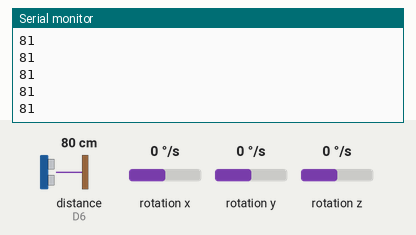
Simulated run of this sketch. Board: Arduino Nano 33 IoT. Parts: the last lines printed to the serial monitor. Inputs (shaded band) come from the test bench; at power-on: rotation x 0 °/s, distance to the obstacle (sensor on D6) 80 cm, rotation y 0 °/s, rotation z 0 °/s. The echo pulse lasts 58.3 µs per cm; WiFi joins after 1.5 s; servers stay silent unless stated.

Above: at 2.7 s.
2.8 s: rotation x set to -192 °/s
At 5.27 s:
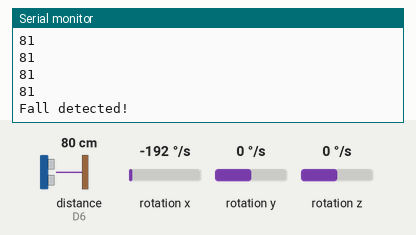
5.8 s: distance to the obstacle (sensor on D6) set to 2 cm
At 6.7 s:
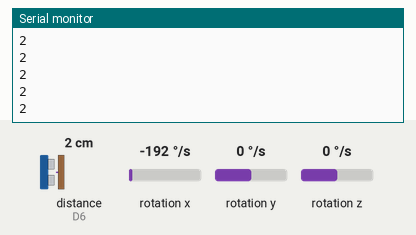
7.3 s: distance to the obstacle (sensor on D6) set to 4 cm
At 8.2 s:
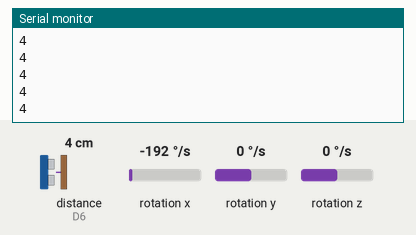
Timing chart, 0 to 10.0 s (numbered marks = the images above; inputs shaded):
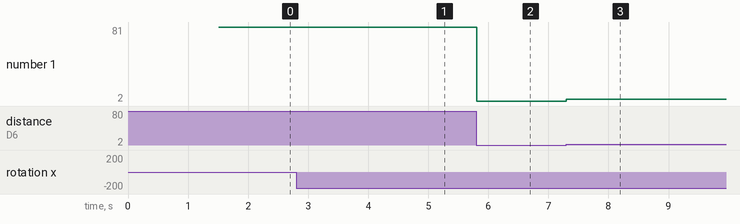

The sketch:

sketch_oct17a.ino
```cpp
#include <NewPing.h>       // Include the NewPing library
#include <Arduino_LSM6DS3.h>
#include <WiFiNINA.h>
#define SECRET_SSID "Aadarsh"
#define SECRET_PASSWORD "123456789"

const char* ssid = SECRET_SSID;
const char* password = SECRET_PASSWORD;

// Constants for pin numbers
const int TRIG_PIN = 7;
const int ECHO_PIN = 6;
const int BUZZER_PIN = 8;

// Constants for sensor limits
const int MAX_DISTANCE = 200;
const int BUZZER_THRESHOLD = 35; // Adjust the threshold

// Create a NewPing object
NewPing sonar(TRIG_PIN, ECHO_PIN, MAX_DISTANCE);

// Constants for fall detection thresholds
const float GyroThreshold = 150.0;
const int DetectionDelay = 5000;

bool fallDetected = false;
unsigned long lastDetectionTime = 0;


const char* iftttEmailEvent = "Fall_Detected";
const char* iftttSMSEvent = "Fall_SMS";
const char* iftttKey = "lw9kqxc0zygN358R7a6AnIA4GuIHbCHylyu3g26yXMJ";

WiFiClient client;  // Reuse the client for HTTP requests

void setup() {
  pinMode(BUZZER_PIN, OUTPUT);
  noTone(BUZZER_PIN);

  Serial.begin(9600);
  while (!Serial);

  if (!IMU.begin()) {
    Serial.println("Failed to initialize IMU!");
    while (1);
  }

  Serial.print("Connecting to WiFi...");
  WiFi.begin(ssid, password);
  while (WiFi.status() != WL_CONNECTED) {
    delay(1000);
    Serial.println("Connecting...");
  }
  Serial.println("Connected to WiFi");
}

void loop() {
  // Measure distance
  unsigned int distance = sonar.ping_cm();

  // Print distance
  //Serial.println("Distance: ");
  Serial.println(distance);
  //Serial.println(" cm");

  // Check distance and control buzzer
  if (distance <= BUZZER_THRESHOLD && distance > 0) {
    // Set the buzzer to its maximum intensity
    analogWrite(BUZZER_PIN, 255);
  } else {
    // Turn off the buzzer when distance is outside the threshold
    analogWrite(BUZZER_PIN, 0);
  }

  float x, y, z;

  if (IMU.gyroscopeAvailable()) {
    IMU.readGyroscope(x, y, z);

    // Calculate the magnitude of angular velocity
    float gyroMagnitude = sqrt(x * x + y * y + z * z);

    // Check if the gyroscope magnitude exceeds the threshold
    if (gyroMagnitude > GyroThreshold) {
      // Check if enough time has passed since the last detection to avoid false positives
      unsigned long currentTime = millis();
      if (currentTime - lastDetectionTime > DetectionDelay) {
        // Fall detected
        Serial.println("Fall detected!");
        fallDetected = true;
        lastDetectionTime = currentTime;

        // Trigger both IFTTT events
        sendIFTTTEvent(iftttEmailEvent);
        sendIFTTTEvent(iftttSMSEvent);
      }
    }
  }
}

void sendIFTTTEvent(const char* event) {
  // Construct the IFTTT Webhooks URL
  String url = "/trigger/" + String(event) + "/with/key/" + iftttKey;

  // Prepare the POST data
  String postData = "value1=Fall Detected";

  // Send an HTTP POST request to trigger the IFTTT event
  if (client.connect("maker.ifttt.com", 80)) {
    client.println("POST " + url + " HTTP/1.1");
    client.println("Host: maker.ifttt.com");
    client.println("Content-Type: application/x-www-form-urlencoded");
    client.print("Content-Length: ");
    client.println(postData.length());
    client.println("Connection: close");
    client.println();
    client.println(postData);
    delay(10);
    client.stop();
  }
}
```

Measured:
- after the input at 2.8 s, the serial monitor: prints a new line after 2.2 s (image 1)
- after the input at 5.8 s, the serial monitor: prints a new line at once (image 2)
- after the input at 7.3 s, the serial monitor: prints a new line at once (image 3)
- plotted number 1: 81 → 2 after the input at 5.8 s, 2 → 4 after the input at 7.3 s
